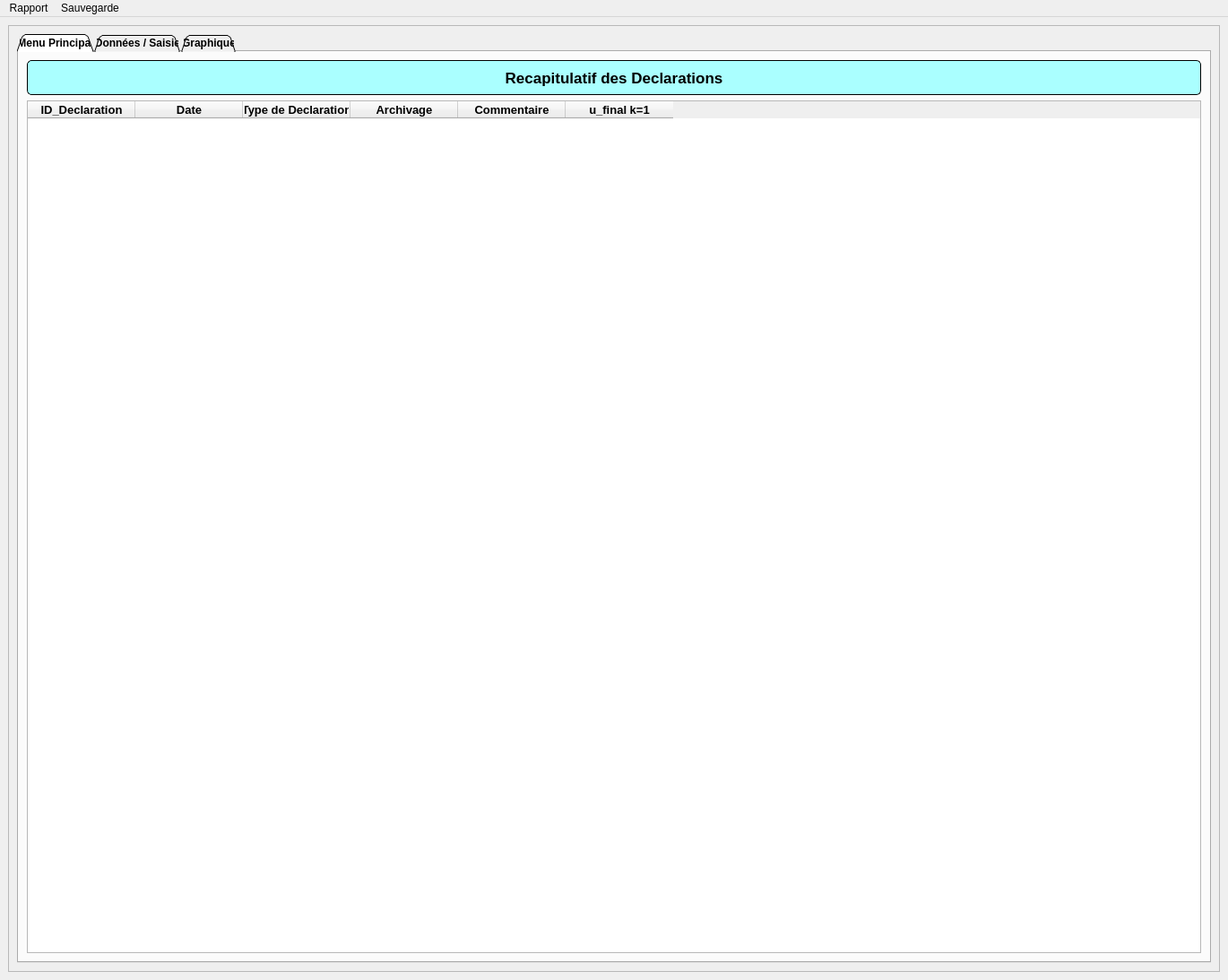
<?xml version="1.0" encoding="UTF-8"?>
<ui version="4.0">
 <class>MainDeclaration_Incertitudes</class>
 <widget class="QMainWindow" name="MainDeclaration_Incertitudes">
  <property name="geometry">
   <rect>
    <x>0</x>
    <y>0</y>
    <width>1370</width>
    <height>1093</height>
   </rect>
  </property>
  <property name="windowTitle">
   <string>Declaration_Incertitudes</string>
  </property>
  <widget class="QWidget" name="centralWidget">
   <layout class="QHBoxLayout" name="horizontalLayout_3">
    <item>
     <widget class="QScrollArea" name="scrollArea">
      <property name="widgetResizable">
       <bool>true</bool>
      </property>
      <widget class="QWidget" name="scrollAreaWidgetContents">
       <property name="geometry">
        <rect>
         <x>0</x>
         <y>0</y>
         <width>1350</width>
         <height>1052</height>
        </rect>
       </property>
       <layout class="QGridLayout" name="gridLayout_2">
        <item row="0" column="0">
         <widget class="QTabWidget" name="tabWidget">
          <property name="font">
           <font>
            <weight>50</weight>
            <bold>false</bold>
           </font>
          </property>
          <property name="whatsThis">
           <string>&lt;html&gt;&lt;head/&gt;&lt;body&gt;&lt;p&gt;t'(t(t''(t('&lt;/p&gt;&lt;/body&gt;&lt;/html&gt;</string>
          </property>
          <property name="styleSheet">
           <string notr="true">QTabBar::tab {
   font-size: 12px;
font-weight: bold;
min-width: 50ex;
 padding: 3px

}</string>
          </property>
          <property name="tabShape">
           <enum>QTabWidget::Triangular</enum>
          </property>
          <property name="currentIndex">
           <number>0</number>
          </property>
          <property name="iconSize">
           <size>
            <width>16</width>
            <height>16</height>
           </size>
          </property>
          <widget class="QWidget" name="Recapitulatif">
           <property name="font">
            <font>
             <pointsize>8</pointsize>
             <weight>75</weight>
             <bold>true</bold>
            </font>
           </property>
           <attribute name="title">
            <string>Menu Principal</string>
           </attribute>
           <layout class="QVBoxLayout" name="verticalLayout">
            <item>
             <widget class="QLabel" name="label_7">
              <property name="sizePolicy">
               <sizepolicy hsizetype="Preferred" vsizetype="Fixed">
                <horstretch>0</horstretch>
                <verstretch>0</verstretch>
               </sizepolicy>
              </property>
              <property name="minimumSize">
               <size>
                <width>0</width>
                <height>39</height>
               </size>
              </property>
              <property name="font">
               <font>
                <pointsize>13</pointsize>
                <weight>75</weight>
                <bold>true</bold>
               </font>
              </property>
              <property name="styleSheet">
               <string notr="true">QLabel{
background-color: rgb(170, 255, 255);
border: 1px solid Black;
border-radius: 5px;}</string>
              </property>
              <property name="text">
               <string>Recapitulatif des Declarations</string>
              </property>
              <property name="alignment">
               <set>Qt::AlignCenter</set>
              </property>
             </widget>
            </item>
            <item>
             <widget class="QTableWidget" name="tableWidget">
              <property name="enabled">
               <bool>true</bool>
              </property>
              <property name="font">
               <font>
                <pointsize>9</pointsize>
                <weight>50</weight>
                <bold>false</bold>
               </font>
              </property>
              <property name="cursor" stdset="0">
               <cursorShape>ArrowCursor</cursorShape>
              </property>
              <property name="mouseTracking">
               <bool>true</bool>
              </property>
              <property name="contextMenuPolicy">
               <enum>Qt::ActionsContextMenu</enum>
              </property>
              <property name="whatsThis">
               <string extracomment="freeghrehtzh"/>
              </property>
              <property name="editTriggers">
               <set>QAbstractItemView::NoEditTriggers</set>
              </property>
              <property name="alternatingRowColors">
               <bool>true</bool>
              </property>
              <property name="selectionBehavior">
               <enum>QAbstractItemView::SelectRows</enum>
              </property>
              <property name="iconSize">
               <size>
                <width>0</width>
                <height>0</height>
               </size>
              </property>
              <property name="showGrid">
               <bool>true</bool>
              </property>
              <property name="gridStyle">
               <enum>Qt::SolidLine</enum>
              </property>
              <property name="sortingEnabled">
               <bool>true</bool>
              </property>
              <property name="wordWrap">
               <bool>true</bool>
              </property>
              <property name="cornerButtonEnabled">
               <bool>true</bool>
              </property>
              <property name="rowCount">
               <number>0</number>
              </property>
              <attribute name="horizontalHeaderVisible">
               <bool>true</bool>
              </attribute>
              <attribute name="horizontalHeaderDefaultSectionSize">
               <number>120</number>
              </attribute>
              <attribute name="horizontalHeaderHighlightSections">
               <bool>true</bool>
              </attribute>
              <attribute name="verticalHeaderVisible">
               <bool>false</bool>
              </attribute>
              <attribute name="verticalHeaderDefaultSectionSize">
               <number>32</number>
              </attribute>
              <column>
               <property name="text">
                <string>ID_Declaration</string>
               </property>
               <property name="font">
                <font>
                 <family>MS Shell Dlg 2</family>
                 <pointsize>10</pointsize>
                 <weight>75</weight>
                 <bold>true</bold>
                </font>
               </property>
               <property name="textAlignment">
                <set>AlignHCenter|AlignVCenter|AlignCenter</set>
               </property>
              </column>
              <column>
               <property name="text">
                <string>Date</string>
               </property>
               <property name="font">
                <font>
                 <pointsize>10</pointsize>
                 <weight>75</weight>
                 <bold>true</bold>
                </font>
               </property>
               <property name="textAlignment">
                <set>AlignHCenter|AlignVCenter|AlignCenter</set>
               </property>
              </column>
              <column>
               <property name="text">
                <string>Type de Declaration</string>
               </property>
               <property name="font">
                <font>
                 <pointsize>10</pointsize>
                 <weight>75</weight>
                 <bold>true</bold>
                </font>
               </property>
               <property name="textAlignment">
                <set>AlignHCenter|AlignVCenter|AlignCenter</set>
               </property>
              </column>
              <column>
               <property name="text">
                <string>Archivage</string>
               </property>
               <property name="font">
                <font>
                 <pointsize>10</pointsize>
                 <weight>75</weight>
                 <bold>true</bold>
                </font>
               </property>
               <property name="textAlignment">
                <set>AlignHCenter|AlignVCenter|AlignCenter</set>
               </property>
              </column>
              <column>
               <property name="text">
                <string>Commentaire</string>
               </property>
               <property name="font">
                <font>
                 <pointsize>10</pointsize>
                 <weight>75</weight>
                 <bold>true</bold>
                </font>
               </property>
               <property name="textAlignment">
                <set>AlignHCenter|AlignVCenter|AlignCenter</set>
               </property>
              </column>
              <column>
               <property name="text">
                <string>u_final k=1</string>
               </property>
               <property name="font">
                <font>
                 <pointsize>10</pointsize>
                 <weight>75</weight>
                 <bold>true</bold>
                </font>
               </property>
               <property name="textAlignment">
                <set>AlignHCenter|AlignVCenter|AlignCenter</set>
               </property>
              </column>
             </widget>
            </item>
           </layout>
          </widget>
          <widget class="QWidget" name="Saisie">
           <attribute name="title">
            <string>Données / Saisie</string>
           </attribute>
           <layout class="QVBoxLayout" name="verticalLayout_5">
            <item>
             <layout class="QFormLayout" name="formLayout_4">
              <item row="0" column="0">
               <widget class="QLabel" name="label_10">
                <property name="font">
                 <font>
                  <pointsize>10</pointsize>
                  <weight>75</weight>
                  <bold>true</bold>
                 </font>
                </property>
                <property name="text">
                 <string>ID Declaration</string>
                </property>
               </widget>
              </item>
              <item row="0" column="1">
               <widget class="QLineEdit" name="lineEdit_id_decla">
                <property name="readOnly">
                 <bool>true</bool>
                </property>
               </widget>
              </item>
             </layout>
            </item>
            <item>
             <widget class="QDateEdit" name="dateEdit">
              <property name="calendarPopup">
               <bool>true</bool>
              </property>
              <property name="currentSectionIndex">
               <number>0</number>
              </property>
             </widget>
            </item>
            <item>
             <layout class="QVBoxLayout" name="verticalLayout_4">
              <item>
               <widget class="QComboBox" name="comboBox_type_declaration">
                <property name="font">
                 <font>
                  <pointsize>10</pointsize>
                  <weight>75</weight>
                  <bold>true</bold>
                 </font>
                </property>
                <item>
                 <property name="text">
                  <string>*</string>
                 </property>
                </item>
                <item>
                 <property name="text">
                  <string>MEILLEURES_LIQUIDE</string>
                 </property>
                </item>
                <item>
                 <property name="text">
                  <string>MEILLEURES_BGF</string>
                 </property>
                </item>
                <item>
                 <property name="text">
                  <string>COURANTES_LIQUIDE</string>
                 </property>
                </item>
                <item>
                 <property name="text">
                  <string>COURANTES_BGF</string>
                 </property>
                </item>
                <item>
                 <property name="text">
                  <string>COURANTES_AIR</string>
                 </property>
                </item>
                <item>
                 <property name="text">
                  <string>COURANTES_SITE</string>
                 </property>
                </item>
               </widget>
              </item>
              <item>
               <layout class="QHBoxLayout" name="horizontalLayout_2">
                <item>
                 <layout class="QFormLayout" name="formLayout_2">
                  <property name="fieldGrowthPolicy">
                   <enum>QFormLayout::AllNonFixedFieldsGrow</enum>
                  </property>
                  <item row="0" column="0">
                   <widget class="QLabel" name="label_5">
                    <property name="font">
                     <font>
                      <pointsize>10</pointsize>
                      <weight>75</weight>
                      <bold>true</bold>
                     </font>
                    </property>
                    <property name="text">
                     <string>Selection Etalon(s)</string>
                    </property>
                   </widget>
                  </item>
                  <item row="0" column="1">
                   <widget class="QPushButton" name="pushButton_select_etalons">
                    <property name="text">
                     <string>PushButton</string>
                    </property>
                   </widget>
                  </item>
                  <item row="1" column="0">
                   <widget class="QLabel" name="label_4">
                    <property name="font">
                     <font>
                      <pointsize>10</pointsize>
                      <weight>75</weight>
                      <bold>true</bold>
                     </font>
                    </property>
                    <property name="text">
                     <string>Selection CE</string>
                    </property>
                   </widget>
                  </item>
                  <item row="1" column="1">
                   <widget class="QPushButton" name="pushButton_select_CE">
                    <property name="text">
                     <string>PushButton</string>
                    </property>
                   </widget>
                  </item>
                  <item row="2" column="1">
                   <widget class="QTableWidget" name="tableWidget_recap_select_etalons">
                    <property name="sizePolicy">
                     <sizepolicy hsizetype="Expanding" vsizetype="Fixed">
                      <horstretch>0</horstretch>
                      <verstretch>0</verstretch>
                     </sizepolicy>
                    </property>
                    <column>
                     <property name="text">
                      <string>Date</string>
                     </property>
                    </column>
                    <column>
                     <property name="text">
                      <string>N°Certificat</string>
                     </property>
                    </column>
                    <column>
                     <property name="text">
                      <string>Nom_Etalon</string>
                     </property>
                    </column>
                   </widget>
                  </item>
                 </layout>
                </item>
                <item>
                 <layout class="QFormLayout" name="formLayout_3">
                  <property name="fieldGrowthPolicy">
                   <enum>QFormLayout::AllNonFixedFieldsGrow</enum>
                  </property>
                  <item row="0" column="0">
                   <widget class="QLabel" name="label_6">
                    <property name="font">
                     <font>
                      <pointsize>10</pointsize>
                      <weight>75</weight>
                      <bold>true</bold>
                     </font>
                    </property>
                    <property name="text">
                     <string>Generateur(s)</string>
                    </property>
                   </widget>
                  </item>
                  <item row="0" column="1">
                   <widget class="QPushButton" name="pushButton_select_generateurs">
                    <property name="text">
                     <string>PushButton</string>
                    </property>
                   </widget>
                  </item>
                  <item row="1" column="0">
                   <widget class="QLabel" name="label_8">
                    <property name="font">
                     <font>
                      <pointsize>10</pointsize>
                      <weight>75</weight>
                      <bold>true</bold>
                     </font>
                    </property>
                    <property name="text">
                     <string>Caracterisation</string>
                    </property>
                   </widget>
                  </item>
                  <item row="1" column="1">
                   <widget class="QPushButton" name="pushButton_select_caract">
                    <property name="text">
                     <string>PushButton</string>
                    </property>
                   </widget>
                  </item>
                  <item row="2" column="1">
                   <widget class="QTableWidget" name="tableWidget_recap_caracterisation">
                    <property name="sizePolicy">
                     <sizepolicy hsizetype="Expanding" vsizetype="Fixed">
                      <horstretch>0</horstretch>
                      <verstretch>0</verstretch>
                     </sizepolicy>
                    </property>
                    <column>
                     <property name="text">
                      <string>Date</string>
                     </property>
                    </column>
                    <column>
                     <property name="text">
                      <string>ID_Caracterisation</string>
                     </property>
                    </column>
                    <column>
                     <property name="text">
                      <string>Nom_Generateur</string>
                     </property>
                    </column>
                   </widget>
                  </item>
                 </layout>
                </item>
               </layout>
              </item>
             </layout>
            </item>
            <item>
             <widget class="QLabel" name="label_9">
              <property name="font">
               <font>
                <pointsize>10</pointsize>
                <weight>75</weight>
                <bold>true</bold>
               </font>
              </property>
              <property name="text">
               <string>Commentaires :</string>
              </property>
             </widget>
            </item>
            <item>
             <widget class="QSplitter" name="splitter">
              <property name="orientation">
               <enum>Qt::Vertical</enum>
              </property>
              <widget class="QTextEdit" name="textEdit_commentaire">
               <property name="sizePolicy">
                <sizepolicy hsizetype="Expanding" vsizetype="Expanding">
                 <horstretch>0</horstretch>
                 <verstretch>0</verstretch>
                </sizepolicy>
               </property>
               <property name="autoFormatting">
                <set>QTextEdit::AutoBulletList</set>
               </property>
               <property name="tabStopWidth">
                <number>80</number>
               </property>
              </widget>
              <widget class="QTableWidget" name="tableWidget_incertitudes">
               <row>
                <property name="text">
                 <string>Etalonnage_Etalon</string>
                </property>
               </row>
               <row>
                <property name="text">
                 <string>Erreur_Modelisation_Etalon</string>
                </property>
               </row>
               <row>
                <property name="text">
                 <string>Resolution_Etalon</string>
                </property>
               </row>
               <row>
                <property name="text">
                 <string>Derive_etalon</string>
                </property>
               </row>
               <row>
                <property name="text">
                 <string>Fuite_Thermique_Etalon</string>
                </property>
               </row>
               <row>
                <property name="text">
                 <string>Autoechauffement</string>
                </property>
               </row>
               <row>
                <property name="text">
                 <string>Temp_Ambiante_Etalon</string>
                </property>
               </row>
               <row>
                <property name="text">
                 <string>Stabilite_Generateur</string>
                </property>
               </row>
               <row>
                <property name="text">
                 <string>Homogeneite_generateur</string>
                </property>
               </row>
               <row>
                <property name="text">
                 <string>Moyens de caracterisation</string>
                </property>
               </row>
               <row>
                <property name="text">
                 <string>Rayonnement</string>
                </property>
               </row>
               <row>
                <property name="text">
                 <string>Resolution_Chaine_Cliente</string>
                </property>
               </row>
               <row>
                <property name="text">
                 <string>Fuite_Thermique_Chaine_Cliente</string>
                </property>
               </row>
               <column>
                <property name="text">
                 <string>Valeur</string>
                </property>
               </column>
               <column>
                <property name="text">
                 <string>Coefficient diviseur</string>
                </property>
               </column>
               <column>
                <property name="text">
                 <string>u (k = 1)</string>
                </property>
               </column>
               <column>
                <property name="text">
                 <string>u²</string>
                </property>
               </column>
               <item row="0" column="1">
                <property name="text">
                 <string>2</string>
                </property>
               </item>
               <item row="1" column="1">
                <property name="text">
                 <string>√3</string>
                </property>
               </item>
               <item row="2" column="0">
                <property name="text">
                 <string>0.001</string>
                </property>
               </item>
               <item row="2" column="1">
                <property name="text">
                 <string>2*√3</string>
                </property>
               </item>
               <item row="2" column="2">
                <property name="text">
                 <string>0.000288675135</string>
                </property>
               </item>
               <item row="2" column="3">
                <property name="text">
                 <string>0.000000083333333567268225</string>
                </property>
               </item>
               <item row="3" column="0">
                <property name="text">
                 <string>0</string>
                </property>
               </item>
               <item row="3" column="1">
                <property name="text">
                 <string>√3</string>
                </property>
               </item>
               <item row="3" column="2">
                <property name="text">
                 <string>0</string>
                </property>
               </item>
               <item row="3" column="3">
                <property name="text">
                 <string>0.000225333333332</string>
                </property>
               </item>
               <item row="4" column="1">
                <property name="text">
                 <string>√3</string>
                </property>
               </item>
               <item row="5" column="1">
                <property name="text">
                 <string>√3</string>
                </property>
               </item>
               <item row="6" column="0">
                <property name="text">
                 <string>0.006</string>
                </property>
               </item>
               <item row="6" column="1">
                <property name="text">
                 <string>2*√3</string>
                </property>
               </item>
               <item row="6" column="2">
                <property name="text">
                 <string>0.001732050808</string>
                </property>
               </item>
               <item row="6" column="3">
                <property name="text">
                 <string>0.000003000000001493452864</string>
                </property>
               </item>
               <item row="7" column="1">
                <property name="text">
                 <string>2*√3</string>
                </property>
               </item>
               <item row="8" column="1">
                <property name="text">
                 <string>√3</string>
                </property>
               </item>
               <item row="9" column="1">
                <property name="text">
                 <string>/</string>
                </property>
               </item>
               <item row="10" column="1">
                <property name="text">
                 <string>√3</string>
                </property>
               </item>
               <item row="11" column="1">
                <property name="text">
                 <string>2*√3</string>
                </property>
               </item>
               <item row="12" column="1">
                <property name="text">
                 <string>√3</string>
                </property>
               </item>
              </widget>
              <widget class="QWidget" name="layoutWidget">
               <layout class="QVBoxLayout" name="verticalLayout_3">
                <item>
                 <layout class="QFormLayout" name="formLayout">
                  <property name="fieldGrowthPolicy">
                   <enum>QFormLayout::AllNonFixedFieldsGrow</enum>
                  </property>
                  <item row="1" column="0">
                   <widget class="QLabel" name="label">
                    <property name="font">
                     <font>
                      <pointsize>10</pointsize>
                      <weight>75</weight>
                      <bold>true</bold>
                     </font>
                    </property>
                    <property name="text">
                     <string>Somme u² </string>
                    </property>
                   </widget>
                  </item>
                  <item row="1" column="1">
                   <widget class="QLineEdit" name="lineEdit_u2"/>
                  </item>
                  <item row="2" column="0">
                   <widget class="QLabel" name="label_2">
                    <property name="font">
                     <font>
                      <pointsize>10</pointsize>
                      <weight>75</weight>
                      <bold>true</bold>
                     </font>
                    </property>
                    <property name="text">
                     <string>u final</string>
                    </property>
                   </widget>
                  </item>
                  <item row="2" column="1">
                   <widget class="QLineEdit" name="lineEdit_u"/>
                  </item>
                  <item row="3" column="0">
                   <widget class="QLabel" name="label_3">
                    <property name="font">
                     <font>
                      <pointsize>10</pointsize>
                      <weight>75</weight>
                      <bold>true</bold>
                     </font>
                    </property>
                    <property name="text">
                     <string>U final( k=2 )</string>
                    </property>
                   </widget>
                  </item>
                  <item row="3" column="1">
                   <widget class="QLineEdit" name="lineEdit_U"/>
                  </item>
                  <item row="0" column="0">
                   <widget class="QLabel" name="label_11">
                    <property name="font">
                     <font>
                      <pointsize>10</pointsize>
                      <weight>75</weight>
                      <bold>true</bold>
                     </font>
                    </property>
                    <property name="text">
                     <string>Etalon et Generateur :</string>
                    </property>
                   </widget>
                  </item>
                 </layout>
                </item>
                <item>
                 <layout class="QFormLayout" name="formLayout_5">
                  <property name="fieldGrowthPolicy">
                   <enum>QFormLayout::AllNonFixedFieldsGrow</enum>
                  </property>
                  <item row="1" column="0">
                   <widget class="QLabel" name="label_12">
                    <property name="font">
                     <font>
                      <pointsize>10</pointsize>
                      <weight>75</weight>
                      <bold>true</bold>
                     </font>
                    </property>
                    <property name="text">
                     <string>Somme u² </string>
                    </property>
                   </widget>
                  </item>
                  <item row="1" column="1">
                   <widget class="QLineEdit" name="lineEdit_u2_client"/>
                  </item>
                  <item row="2" column="0">
                   <widget class="QLabel" name="label_13">
                    <property name="font">
                     <font>
                      <pointsize>10</pointsize>
                      <weight>75</weight>
                      <bold>true</bold>
                     </font>
                    </property>
                    <property name="text">
                     <string>u declaration</string>
                    </property>
                   </widget>
                  </item>
                  <item row="2" column="1">
                   <widget class="QLineEdit" name="lineEdit_u_client"/>
                  </item>
                  <item row="3" column="0">
                   <widget class="QLabel" name="label_14">
                    <property name="font">
                     <font>
                      <pointsize>10</pointsize>
                      <weight>75</weight>
                      <bold>true</bold>
                     </font>
                    </property>
                    <property name="text">
                     <string>U declaration( k=2 )</string>
                    </property>
                   </widget>
                  </item>
                  <item row="3" column="1">
                   <widget class="QLineEdit" name="lineEdit_U_client"/>
                  </item>
                  <item row="0" column="0">
                   <widget class="QLabel" name="label_15">
                    <property name="font">
                     <font>
                      <pointsize>10</pointsize>
                      <weight>75</weight>
                      <bold>true</bold>
                     </font>
                    </property>
                    <property name="text">
                     <string>Total</string>
                    </property>
                   </widget>
                  </item>
                 </layout>
                </item>
               </layout>
              </widget>
             </widget>
            </item>
           </layout>
          </widget>
          <widget class="QWidget" name="Graphique">
           <attribute name="title">
            <string>Graphique</string>
           </attribute>
           <layout class="QVBoxLayout" name="verticalLayout_2">
            <item>
             <layout class="QHBoxLayout" name="horizontalLayout">
              <property name="sizeConstraint">
               <enum>QLayout::SetMinAndMaxSize</enum>
              </property>
             </layout>
            </item>
            <item>
             <widget class="matplotlibWidget" name="graphique" native="true">
              <property name="sizePolicy">
               <sizepolicy hsizetype="Preferred" vsizetype="Expanding">
                <horstretch>0</horstretch>
                <verstretch>0</verstretch>
               </sizepolicy>
              </property>
             </widget>
            </item>
           </layout>
          </widget>
         </widget>
        </item>
       </layout>
      </widget>
     </widget>
    </item>
   </layout>
  </widget>
  <widget class="QMenuBar" name="menuBar">
   <property name="geometry">
    <rect>
     <x>0</x>
     <y>0</y>
     <width>1370</width>
     <height>21</height>
    </rect>
   </property>
   <widget class="QMenu" name="menuRapport">
    <property name="title">
     <string>Rapport</string>
    </property>
    <addaction name="actionEditer_une_rapport"/>
   </widget>
   <widget class="QMenu" name="menuSauvegarde">
    <property name="title">
     <string>Sauvegarde</string>
    </property>
    <addaction name="actionEnregistrement"/>
    <addaction name="actionMise_jour"/>
    <addaction name="actionArchivage"/>
   </widget>
   <addaction name="menuRapport"/>
   <addaction name="menuSauvegarde"/>
  </widget>
  <action name="actionNouvelle_caracterisation_enceinte">
   <property name="text">
    <string>Nouvelle caracterisation</string>
   </property>
  </action>
  <action name="actionModifier_caracterisation_enceinte">
   <property name="text">
    <string>Modifier caracterisation</string>
   </property>
  </action>
  <action name="actionVisualiser_caracterisation_enceinte">
   <property name="text">
    <string>Visualiser caracterisation</string>
   </property>
  </action>
  <action name="actionNouvelle_caracterisation_bain">
   <property name="text">
    <string>Nouvelle caracterisation</string>
   </property>
  </action>
  <action name="actionVisualiser_caracterisation_bain">
   <property name="text">
    <string>Visualiser caracterisation</string>
   </property>
  </action>
  <action name="actionModifier_caracterisation_bain">
   <property name="text">
    <string>Modifier caracterisation</string>
   </property>
  </action>
  <action name="actionNouvelle_caracterisation_four">
   <property name="text">
    <string>Nouvelle caracterisation</string>
   </property>
  </action>
  <action name="actionModifier_caracterisation_four">
   <property name="text">
    <string>Modifier caracterisation</string>
   </property>
  </action>
  <action name="actionVisualiser_caracterisation_four">
   <property name="text">
    <string>Visualiser caracterisation</string>
   </property>
  </action>
  <action name="actionEditer_une_rapport">
   <property name="text">
    <string>Editer une rapport</string>
   </property>
  </action>
  <action name="actionEnregistrement">
   <property name="text">
    <string>Enregistrement</string>
   </property>
  </action>
  <action name="actionMise_jour">
   <property name="text">
    <string>Mise à jour</string>
   </property>
  </action>
  <action name="actionArchivage">
   <property name="text">
    <string>Archivage</string>
   </property>
  </action>
 </widget>
 <customwidgets>
  <customwidget>
   <class>matplotlibWidget</class>
   <extends>QWidget</extends>
   <header>GUI/matplotlibwidgetFile</header>
   <container>1</container>
  </customwidget>
 </customwidgets>
 <resources/>
 <connections/>
</ui>
